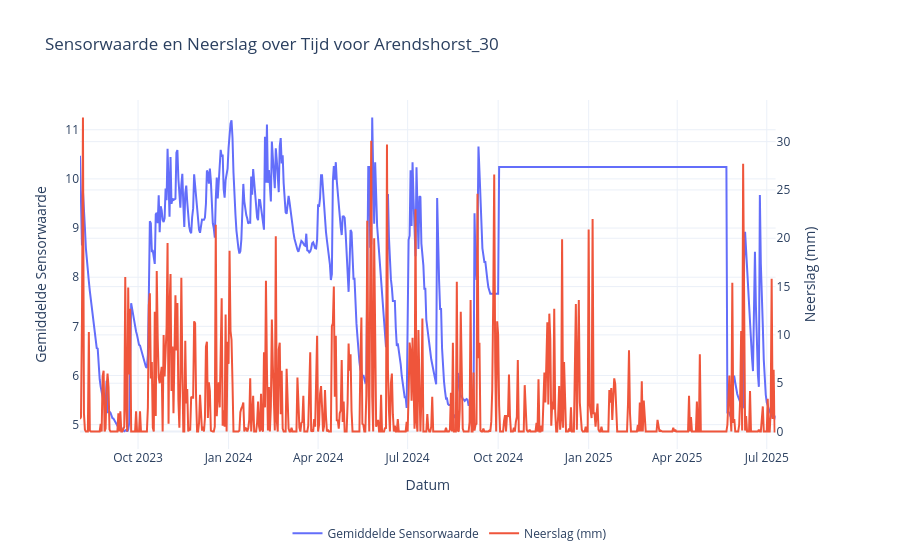
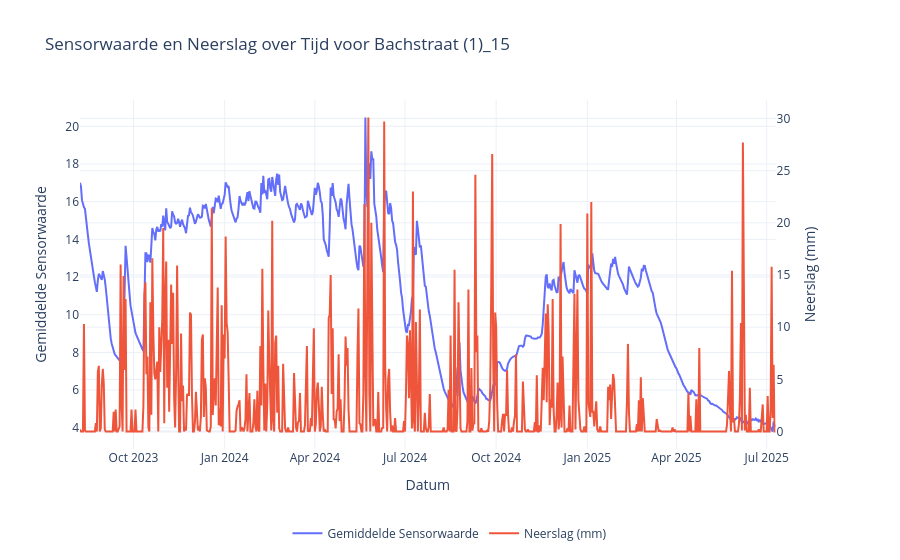
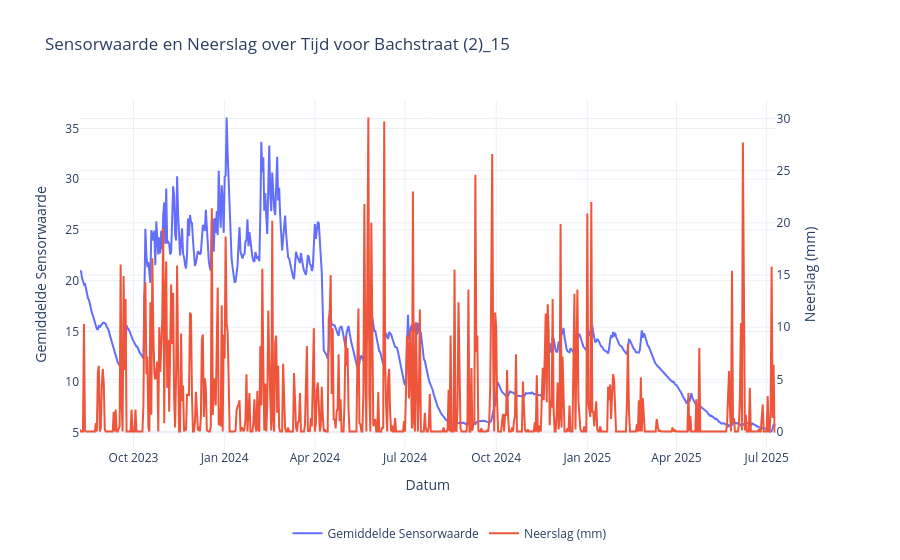
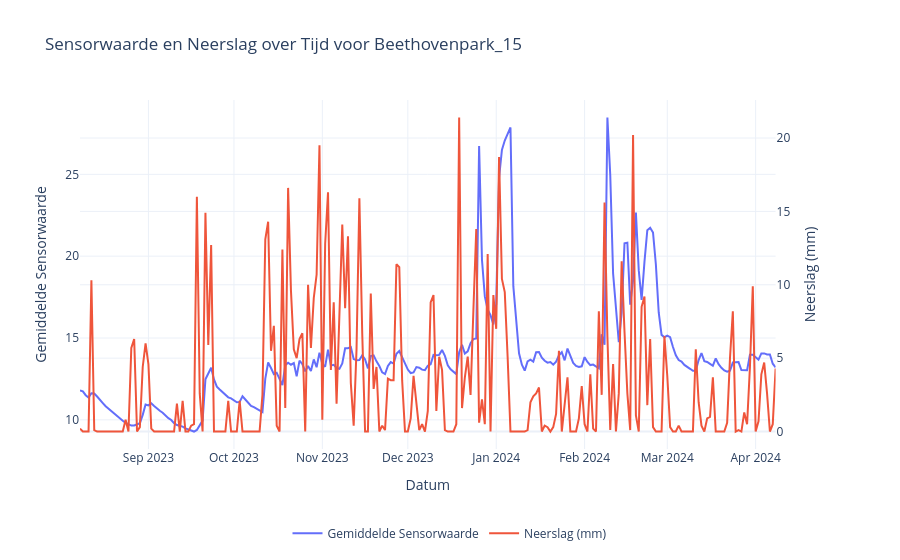

Here is the notebook cell these charts were saved with, in order:
### Code cell
# Zorg ervoor dat 'datum' een datetime-formaat heeft
df['datum'] = pd.to_datetime(df['datum'])

# Maak een lijst met unieke locaties
locaties = df['locatie'].unique()

# Loop door elke locatie en plot de grafiek
for locatie in locaties:
    # Filter de data voor de huidige locatie
    data_locatie = df[df['locatie'] == locatie]

    # Sorteer data op datum voor een consistente tijdsreeks
    data_locatie = data_locatie.sort_values('datum')

    # Begin met het aanmaken van een subplot met twee y-assen
    fig = make_subplots(specs=[[{"secondary_y": True}]])

    # Voeg de sensorwaarde toe aan de primaire y-as
    fig.add_trace(
        go.Scatter(
            x=data_locatie['datum'], y=data_locatie['s'], name='Gemiddelde Sensorwaarde'),
        secondary_y=False,
    )

    # Voeg de neerslag toe aan de secundaire y-as
    fig.add_trace(
        go.Scatter(x=data_locatie['datum'],
                   y=data_locatie['n'], name='Neerslag (mm)'),
        secondary_y=True,
    )

    # Labels en titel toevoegen
    fig.update_xaxes(title_text="Datum")
    fig.update_yaxes(title_text="Gemiddelde Sensorwaarde", secondary_y=False)
    fig.update_yaxes(title_text="Neerslag (mm)", secondary_y=True)

    fig.update_layout(
        title_text=f"Sensorwaarde en Neerslag over Tijd voor {locatie}",
        template="plotly_white",
        legend=dict(
            orientation="h",
            yanchor="top",
            y=-0.2,  # Plaatst de legenda onder de grafiek
            xanchor="center",
            x=0.5
        )
    )

    # Toon de grafiek
    fig.show()

    # fig.write_image(f"../final_documentatie/figuren/{locatie}.png")

### Figure 1 — Plotly figure (JSON) as saved in the notebook; plotly's stock layout.template omitted (floating-point values rounded to 4 significant figures; data arrays with more than 128 entries replaced by an {"elided": "..."} marker saying what was removed)
{"data": [{"name": "Gemiddelde Sensorwaarde", "type": "scatter", "x": {"elided": "708 str values"}, "xaxis": "x", "y": {"elided": "708 float values"}, "yaxis": "y"}, {"name": "Neerslag (mm)", "type": "scatter", "x": {"elided": "708 str values"}, "xaxis": "x", "y": {"elided": "708 float values"}, "yaxis": "y2"}], "layout": {"legend": {"orientation": "h", "x": 0.5, "xanchor": "center", "y": -0.2, "yanchor": "top"}, "title": {"text": "Sensorwaarde en Neerslag over Tijd voor Arendshorst_30"}, "xaxis": {"anchor": "y", "domain": [0, 0.94], "title": {"text": "Datum"}}, "yaxis": {"anchor": "x", "domain": [0, 1], "title": {"text": "Gemiddelde Sensorwaarde"}}, "yaxis2": {"anchor": "x", "overlaying": "y", "side": "right", "title": {"text": "Neerslag (mm)"}}}}

### Figure 2 — Plotly figure (JSON) as saved in the notebook; plotly's stock layout.template omitted (floating-point values rounded to 4 significant figures; data arrays with more than 128 entries replaced by an {"elided": "..."} marker saying what was removed)
{"data": [{"name": "Gemiddelde Sensorwaarde", "type": "scatter", "x": {"elided": "703 str values"}, "xaxis": "x", "y": {"elided": "703 float values"}, "yaxis": "y"}, {"name": "Neerslag (mm)", "type": "scatter", "x": {"elided": "703 str values"}, "xaxis": "x", "y": {"elided": "703 float values"}, "yaxis": "y2"}], "layout": {"legend": {"orientation": "h", "x": 0.5, "xanchor": "center", "y": -0.2, "yanchor": "top"}, "title": {"text": "Sensorwaarde en Neerslag over Tijd voor Bachstraat (1)_15"}, "xaxis": {"anchor": "y", "domain": [0, 0.94], "title": {"text": "Datum"}}, "yaxis": {"anchor": "x", "domain": [0, 1], "title": {"text": "Gemiddelde Sensorwaarde"}}, "yaxis2": {"anchor": "x", "overlaying": "y", "side": "right", "title": {"text": "Neerslag (mm)"}}}}

### Figure 3 — Plotly figure (JSON) as saved in the notebook; plotly's stock layout.template omitted (floating-point values rounded to 4 significant figures; data arrays with more than 128 entries replaced by an {"elided": "..."} marker saying what was removed)
{"data": [{"name": "Gemiddelde Sensorwaarde", "type": "scatter", "x": {"elided": "703 str values"}, "xaxis": "x", "y": {"elided": "703 float values"}, "yaxis": "y"}, {"name": "Neerslag (mm)", "type": "scatter", "x": {"elided": "703 str values"}, "xaxis": "x", "y": {"elided": "703 float values"}, "yaxis": "y2"}], "layout": {"legend": {"orientation": "h", "x": 0.5, "xanchor": "center", "y": -0.2, "yanchor": "top"}, "title": {"text": "Sensorwaarde en Neerslag over Tijd voor Bachstraat (2)_15"}, "xaxis": {"anchor": "y", "domain": [0, 0.94], "title": {"text": "Datum"}}, "yaxis": {"anchor": "x", "domain": [0, 1], "title": {"text": "Gemiddelde Sensorwaarde"}}, "yaxis2": {"anchor": "x", "overlaying": "y", "side": "right", "title": {"text": "Neerslag (mm)"}}}}

### Figure 4 — Plotly figure (JSON) as saved in the notebook; plotly's stock layout.template omitted (floating-point values rounded to 4 significant figures; data arrays with more than 128 entries replaced by an {"elided": "..."} marker saying what was removed)
{"data": [{"name": "Gemiddelde Sensorwaarde", "type": "scatter", "x": {"elided": "245 str values"}, "xaxis": "x", "y": {"elided": "245 float values"}, "yaxis": "y"}, {"name": "Neerslag (mm)", "type": "scatter", "x": {"elided": "245 str values"}, "xaxis": "x", "y": {"elided": "245 float values"}, "yaxis": "y2"}], "layout": {"legend": {"orientation": "h", "x": 0.5, "xanchor": "center", "y": -0.2, "yanchor": "top"}, "title": {"text": "Sensorwaarde en Neerslag over Tijd voor Beethovenpark_15"}, "xaxis": {"anchor": "y", "domain": [0, 0.94], "title": {"text": "Datum"}}, "yaxis": {"anchor": "x", "domain": [0, 1], "title": {"text": "Gemiddelde Sensorwaarde"}}, "yaxis2": {"anchor": "x", "overlaying": "y", "side": "right", "title": {"text": "Neerslag (mm)"}}}}
